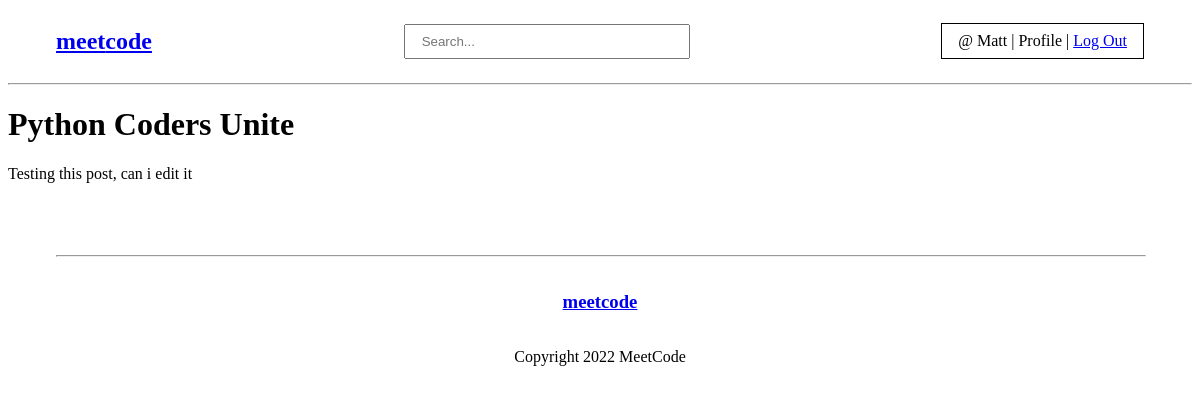
The app's page /board/8 (signed in) with its own data.
### base/models.py (models this page shows, shortened)
class Board(models.Model):
    author = models.ForeignKey(User, on_delete=models.SET_NULL, null=True)
    category = models.ForeignKey(Category, on_delete=models.SET_NULL, null=True)
    city = models.CharField(max_length=30, null=True, blank=True)
    state = models.CharField(max_length=2, null=True, blank=True)
    name = models.CharField(max_length=200)
    description = models.TextField(null=True, blank=True)
    updated = models.DateTimeField(auto_now=True)
    created = models.DateTimeField(auto_now_add=True)
    class Meta:
        ordering = ['-updated', '-created']

### base/views.py (the view)
# urls.py: path("board/<str:pk>", views.board, name="board"),
def board(request, pk):
    board = Board.objects.get(id=pk)
    context = {'board': board}
    return render(request, 'base/board.html', context)

### base/templates/base/board.html
{% extends 'layout.html' %}
{% block content %}
<h1>{{board.name}}</h1>
<p>
    {{board.description}}
</p>
{% endblock %}

### templates/navbar.html
<nav class="navbar-container">
    <div>
        <a href="/">
            <h2>meet<strong>code</strong></h2>
        </a>
    </div>
    <div class="search-container">
        <form method="GET"action="{% url 'home' %}">
            <input id="main-search" type="text" name="q" placeholder="Search...">
        </form>
    </div>
    <div class="user-container">
        {% if request.user.is_authenticated %}
        <span>@ {{user.username.capitalize}} | </span>
        <span> Profile | </span>
        <a href="{% url 'user-logout' %}">Log Out</a>
        {% else %}
        <a href="{% url 'user-login' %}">Login</a>
        {% endif %}
    </div>
</nav>
<hr>

### templates/layout.html (style rules this page uses)
.navbar-container { display: flex; justify-content: space-between; align-items: center; padding: 0 3rem; }
.search-container { padding: .5rem 2rem; }
#main-search { padding: .5rem 1rem; width: 250px; outline: none; }
.user-container { border: 1px solid #000; padding: .5rem 1rem; }

### records on screen
Board: name "Python Coders Unite", description "Testing this post, can i edit it"

### other values on screen
{{ user.username.capitalize }} "Matt"
